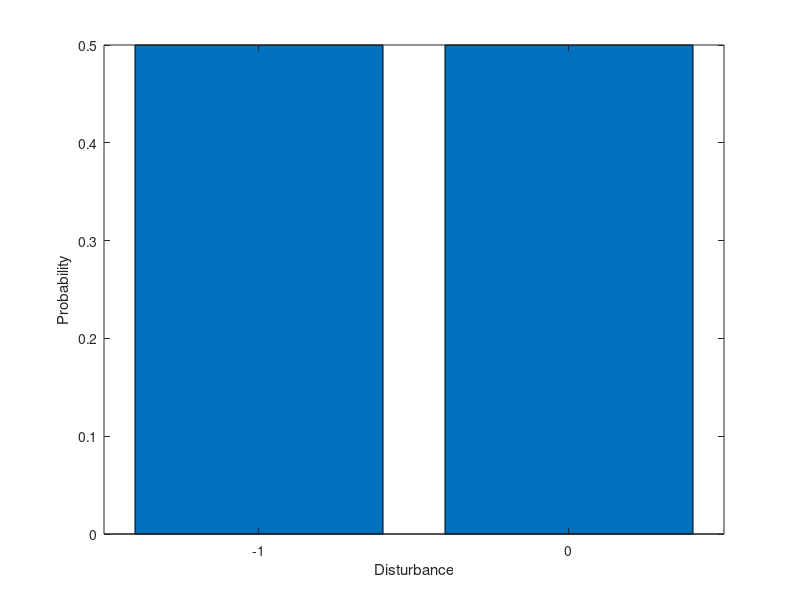

MATLAB code to generate this figure: (Note: this script raises an error after producing the figure.)
clear; clc;
addpath(fullfile(fileparts(mfilename('fullpath')), '..', 'shared'));

%% Inputs
b = 1; % dynamics: x_{k+1} = x_k + b*u_k - w_k
N = 2; % finite horizon length
N_sims = 1; % number of Monte Carlo sims
gamma = 1; % discount factor
dx = 1; % inventory level discretization
x_left = -2; x_right = 2; % temperature limits
w_left = -1; w_right = 0; % disturbance limits
u_left = 0; u_right = x_right-x_left+w_right; % control limits
order_flag = 'sector'; % ordering cost flag: 'sector' or 'affine'
l = 2; h = 4; % ordering cost sector bounds
K = 0; K_h = 0; % fixed ordering cost and upper bound
alpha = 1; beta = 10; % per-unit holding/backlog costs

% BE SURE TO ALSO SET ORDER/STATE COST AS DESIRED!

%% Problem Setup
B = b*eye(2);
x_vec = x_left:dx:x_right;
u_vec = u_left:dx:u_right;
w_vals = w_left:dx:w_right; % disturbance support discretization
w_probs = 1/length(w_vals)*ones(size(w_vals)); % uniform
% w_probs = binopdf(0:length(w_vals)-1,length(w_vals)-1,0.5); % binomial

figure
bar(w_vals,w_probs)
xlabel('Disturbance'); ylabel('Probability');

[X1,X2] = meshgrid(x_vec,x_vec);
[U1,U2] = meshgrid(u_vec,u_vec);

%% Coupled DP
% Pre-computation:
%   > SASPM: state-action-state probability matrix
%   > SACM: state-action-cost matrix
[SASPM_coupled,SACM_coupled] = precompute_coupled(X1,X2,U1,U2,...
    B,w_vals,w_probs,alpha,beta,l,h,K,K_h,order_flag);

% DP
dim_flag = '2D';
[J_coupled,U_coupled] = ...
    finite_horizon_dp(X1,X2,SASPM_coupled,SACM_coupled,N,gamma,alpha,beta,dim_flag);

%% Optimized Base-Stock Policy
% Policy evaluation
[J_basestock,U_basestock] = exhaustive_base_stock_evaluation(X1,X2,U1,U2,...
    SASPM_coupled,SACM_coupled,N,gamma,alpha,beta);

% Policy selection
[J_basestock,U_basestock] = base_stock_selection(x_vec,J_basestock,U_basestock);

%% Post-processing
visualize(x_vec,U1,U2,U_coupled,U_basestock,J_coupled,J_basestock)
